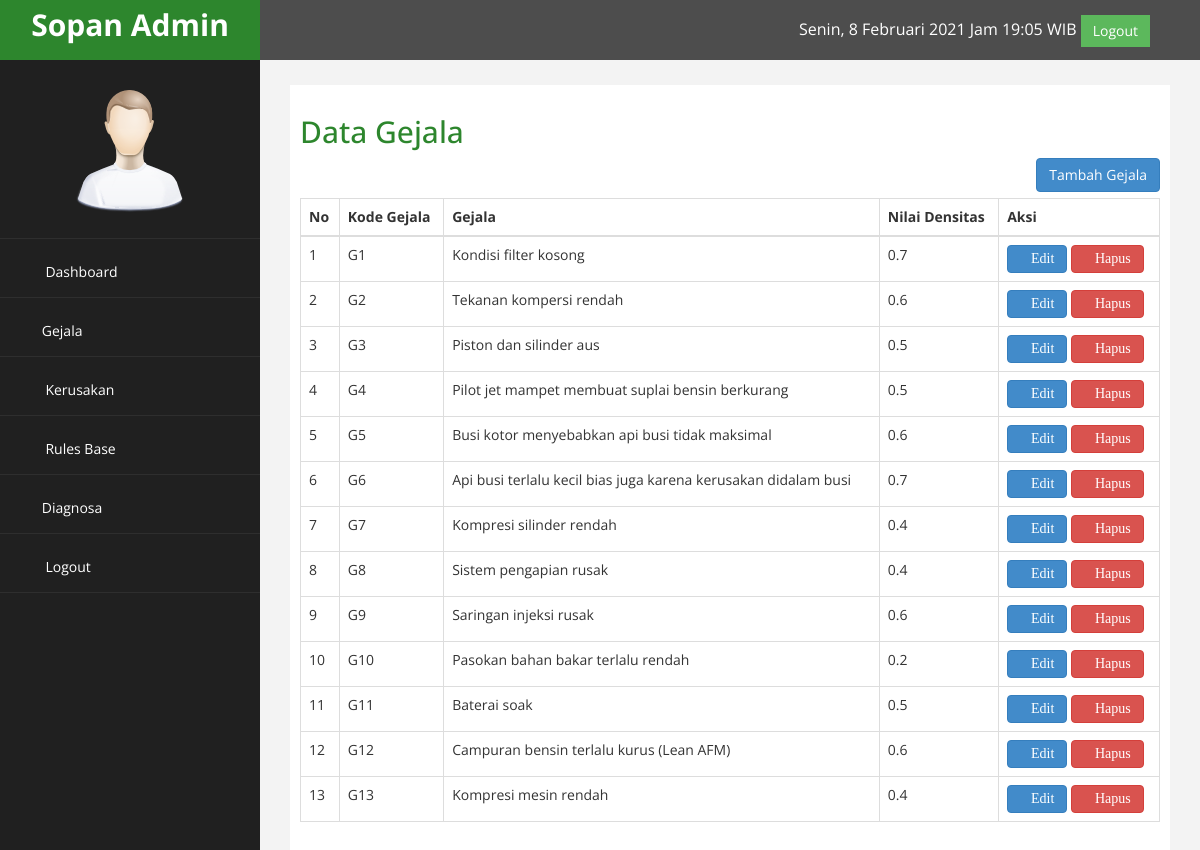
The app's page /admin/index.php?halaman=gejala (signed in) with its own data.
### tables this page shows
CREATE TABLE IF NOT EXISTS `gejala` (
  `id_gejala` int(11) NOT NULL AUTO_INCREMENT,
  `kode_gejala` varchar(50) NOT NULL,
  `nama_gejala` varchar(255) NOT NULL,
  `nilai_ds` float NOT NULL,
  PRIMARY KEY (`id_gejala`)
);

### admin/gejala.php (the view)
<h2> Data Gejala</h2>
<div class="pull-right">
    <a href="index.php?halaman=gejalatambah" class="btn-primary btn">Tambah Gejala</a>
</div>
<br>
<br>
<table class="table table-bordered">
    <thead>
        <tr>
            <th>No</th>
            <th>Kode Gejala</th>
            <th>Gejala</th>
            <th>Nilai Densitas</th>
            <th>Aksi</th>
        </tr>
    </thead>
    <tbody>
        <?php $nomor=1;?>
        <?php $ambil=$koneksi->query("SELECT * FROM gejala");?>
        <?php while($pecah = $ambil->fetch_assoc()){?>
        <tr>
            <td><?php echo $nomor; ?></td>
            <td><?php echo $pecah['kode_gejala'];?></td>
            <td><?php echo $pecah['nama_gejala'];?></td>
            <td><?php echo $pecah['nilai_ds'];?></td>
            <td>
                <a href="index.php?halaman=gejalaubah&id=<?php echo $pecah['id_gejala'];?>" i class="fa fa-clipboard fa-1x btn-primary btn ">Edit</a>
                <a href="index.php?halaman=gejalahapus&id=<?php echo $pecah['id_gejala'];?>" i class="fa fa-times fa-1x btn-danger btn" onclick="return confirm('Apakah yakin ingin menghapus data gejala?');" >Hapus</a>
            </td>
        </tr>
        <?php $nomor++;?>
        <?php }?>
    </tbody>
</table>

### admin/index.php (shortened to what this page needs)
<?php
include '../config/koneksi.php';
?>
<!DOCTYPE html>
<html xmlns="http://www.w3.org/1999/xhtml">
<head>
    <link href="../assets/css/bootstrap.css" rel="stylesheet" />
    <link href="../assets/css/font-awesome.css" rel="stylesheet" />
    <link href="../assets/js/morris/morris-0.4.3.min.css" rel="stylesheet" />
    <link href="../assets/css/custom.css" rel="stylesheet" />
</head>
<body>
    <div id="wrapper">
        <nav class="navbar navbar-default navbar-cls-top " role="navigation" style="margin-bottom: 0">
            <div class="navbar-header">
                <a class="navbar-brand" href="index.php"> <?=$_SESSION['user']['nama_lengkap'];?> Admin</a>
            </div>
  <div style="color: white;
padding: 15px 50px 5px 50px;
float: right;
font-size: 16px;"><span id="tanggalwaktu">   </span>
           <a href="index.php?halaman=logout" class="btn btn-success square-btn-adjust">    Logout</a> </div>
        </nav>
                <nav class="navbar-default navbar-side" role="navigation">
            <div class="sidebar-collapse">
                <ul class="nav" id="main-menu">
				<li class="text-center">
                    <img src="../assets/img/find_user.png" class="user-image img-responsive"/>
					</li>
                    <li>
                        <a href="index.php"><i class="fa fa-dashboard fa-2x"></i> Dashboard</a>
                    </li>
                    <li>
                        <a href="index.php?halaman=gejala"><i class="fa fa-question fa-2x"></i>Gejala</a>
                    </li>
                    <li>
                        <a href="index.php?halaman=kerusakan"><i class="fa fa-search fa-2x"></i> Kerusakan</a>
                    </li>
                    <li>
                        <a href="index.php?halaman=rule"><i class="fa fa-cloud fa-2x"></i> Rules Base</a>
                    </li>
                    <li>
                        <a href="index.php?halaman=diagnosa"><i class="fa fa-clipboard fa-2x"></i>Diagnosa</a>
                    </li>
                    <li>
                        <a href="index.php?halaman=logout"><i class="fa fa-sign-out fa-2x"></i> Logout</a>
                    </li>
                </ul>
            </div>
        </nav>
        <div id="page-wrapper" >
            <div id="page-inner">
                <?php
                if (isset($_GET['halaman']))
                {
                    if($_GET['halaman']=="gejala"){
                        include 'gejala.php';
                    }
                    elseif($_GET['halaman']=="gejalahapus"){
                        include 'gejalahapus.php';
                    }
                    elseif($_GET['halaman']=="gejalaubah"){
                        include 'gejalaubah.php';
                    }
                    elseif($_GET['halaman']=="gejalatambah"){
                        include 'gejalatambah.php';
                    }
                    elseif($_GET['halaman']=="kerusakan"){
                        include 'kerusakan.php';
                    }
                    elseif($_GET['halaman']=="kerusakanhapus"){
                        include 'kerusakanhapus.php';
                    }
                    elseif($_GET['halaman']=="kerusakantambah"){
                        include 'kerusakantambah.php';
                    }
                    elseif($_GET['halaman']=="kerusakanubah"){
                        include 'kerusakanubah.php';
                    }
                    elseif($_GET['halaman']=="rule"){
                        include 'rule.php';
                    }
                    elseif($_GET['halaman']=="ruletambah"){
                        include 'ruletambah.php';
                    }
                    elseif($_GET['halaman']=="ruleubah"){
                        include 'ruleubah.php';
                    }
                    elseif($_GET['halaman']=="rulehapus"){
                        include 'rulehapus.php';
                    }
                    elseif($_GET['halaman']=="diagnosa"){
                        include 'diagnosa.php';
                    }
                    elseif($_GET['halaman']=="diagnosadetail"){
                        include 'diagnosadetail.php';
                    }
                    elseif($_GET['halaman']=="logout"){
                        include 'logout.php';
                    }
                }
                else{
                    include 'home.php';
                }
                ?>
            </div>
        </div>
</body>
</html>

### assets/css/custom.css (style rules this page uses)
body { font-family: 'Open Sans', sans-serif; }
#wrapper { width: 100%; background:#202020; }
#page-wrapper { padding: 15px 15px; min-height: 600px; background:#F3F3F3; }
#page-inner { width:100%; margin:10px 20px 10px 0px; background-color:#fff!important; padding:10px; min-height:1200px; }
.text-center { text-align:center; }
h2 { color: #2d862d; }
.square-btn-adjust { border: 0px solid transparent; -webkit-border-radius: 0px; -moz-border-radius: 0px; border-radius: 0px; }
.user-image { margin: 25px auto; -webkit-border-radius: 10px; -moz-border-radius: 10px; border-radius: 10px; max-height:170px; max-width:170px; }
.navbar-cls-top .navbar-brand { color: #fff; background: #2d862d; width: 260px; text-align: center; height: 60px; font-size: 30px; font-weight: 700; }
.sidebar-collapse , .sidebar-collapse .nav { background:none; }
.sidebar-collapse .nav { padding:0; }
.sidebar-collapse .nav > li > a { color:#fff; background:#202020; text-shadow:none; }
.sidebar-collapse > .nav > li > a { padding:15px 10px; }
.sidebar-collapse > .nav > li { border-bottom: 1px solid rgba(107, 108, 109, 0.19); }
.navbar-side { border:none; background-color: #202020; }
.navbar-cls-top { background:#4D4D4D; border-bottom:none; }
.navbar-default { border:0px solid black; }
.navbar-header { background: #A70303; }
.nav > li > a > i { margin-right:10px; }
@media (min-width:768px) { #page-wrapper { margin: 0 0 0 260px; padding: 15px 30px; min-height: 1200px; } }
@media (min-width:768px) { .navbar-side { z-index: 1; position: absolute; width: 260px; } }
@media (min-width:768px) { .navbar { border-radius: 0px; } }

### records on screen
gejala: kode_gejala "G1", nama_gejala "Kondisi filter kosong", nilai_ds "0.7"
gejala: kode_gejala "G2", nama_gejala "Tekanan kompersi rendah", nilai_ds "0.6"
gejala: kode_gejala "G3", nama_gejala "Piston dan silinder aus", nilai_ds "0.5"
gejala: kode_gejala "G4", nama_gejala "Pilot jet mampet membuat suplai bensin berkurang", nilai_ds "0.5"
gejala: kode_gejala "G5", nama_gejala "Busi kotor menyebabkan api busi tidak maksimal", nilai_ds "0.6"
gejala: kode_gejala "G6", nama_gejala "Api busi terlalu kecil bias juga karena kerusakan didalam busi", nilai_ds "0.7"
gejala: kode_gejala "G7", nama_gejala "Kompresi silinder rendah", nilai_ds "0.4"
gejala: kode_gejala "G8", nama_gejala "Sistem pengapian rusak", nilai_ds "0.4"
gejala: kode_gejala "G9", nama_gejala "Saringan injeksi rusak", nilai_ds "0.6"
gejala: kode_gejala "G10", nama_gejala "Pasokan bahan bakar terlalu rendah", nilai_ds "0.2"
gejala: kode_gejala "G11", nama_gejala "Baterai soak", nilai_ds "0.5"
gejala: kode_gejala "G12", nama_gejala "Campuran bensin terlalu kurus (Lean AFM)", nilai_ds "0.6"
gejala: kode_gejala "G13", nama_gejala "Kompresi mesin rendah", nilai_ds "0.4"

### other values on screen
$_SESSION['user']['nama_lengkap'] "Sopan"
